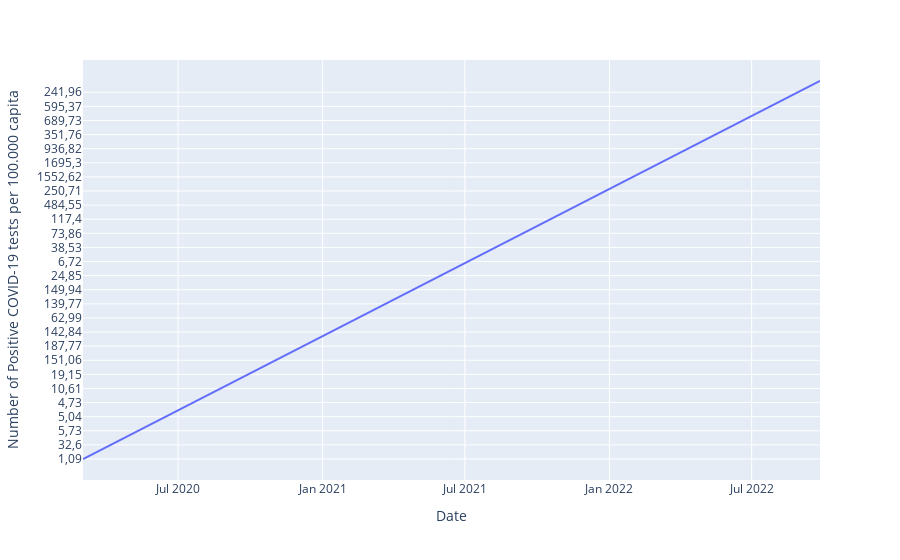

Here is the notebook cell this chart was saved with:
### Code cell
df2 = df_positive_covid_test_germany
fig = px.line(df2, x= df_positive_covid_test_germany.index, y= "Number of Positive COVID-19 tests per 100.000 capita")
fig.show()

### Figure 1 — Plotly figure (JSON) as saved in the notebook; plotly's stock layout.template omitted (floating-point values rounded to 4 significant figures; data arrays with more than 128 entries replaced by an {"elided": "..."} marker saying what was removed)
{"data": [{"hovertemplate": "Date=%{x}<br>Number of Positive COVID-19 tests per 100.000 capita=%{y}<extra></extra>", "legendgroup": "", "line": {"color": "#636efa", "dash": "solid"}, "marker": {"symbol": "circle"}, "mode": "lines", "name": "", "orientation": "v", "showlegend": false, "type": "scatter", "x": {"elided": "135 str values"}, "xaxis": "x", "y": {"elided": "135 str values"}, "yaxis": "y"}], "layout": {"legend": {"tracegroupgap": 0}, "margin": {"t": 60}, "xaxis": {"anchor": "y", "domain": [0, 1], "title": {"text": "Date"}}, "yaxis": {"anchor": "x", "domain": [0, 1], "title": {"text": "Number of Positive COVID-19 tests per 100.000 capita"}}}}
